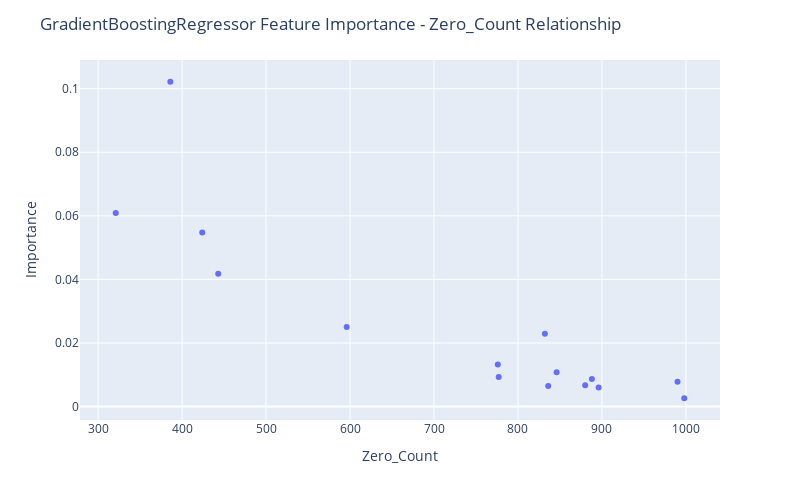

Notebook code cell kept with this figure:
### Code cell
fig = px.scatter(df_merged[~df_merged["Feature Name"].str.contains("Output")], x="Zero_Count", y="Importance",
                hover_data=["Feature Name"])

fig.update_layout(
    autosize=False,
    width=800,
    height=500,
    title_text=f"GradientBoostingRegressor Feature Importance - Zero_Count Relationship",
)

fig.show()

### Figure 1 — Plotly figure (JSON) as saved in the notebook; plotly's stock layout.template omitted (floating-point values rounded to 4 significant figures)
{"data": [{"customdata": [["Input 14"], ["Input 12"], ["Input 11"], ["Input 08"], ["Input 10"], ["Input 09"], ["Input 02"], ["Input 05"], ["Input 01"], ["Input 04"], ["Input 15"], ["Input 13"], ["Input 06"], ["Input 07"], ["Input 03"]], "hovertemplate": "Zero_Count=%{x}<br>Importance=%{y}<br>Feature Name=%{customdata[0]}<extra></extra>", "legendgroup": "", "marker": {"color": "#636efa", "symbol": "circle"}, "mode": "markers", "name": "", "orientation": "v", "showlegend": false, "type": "scatter", "x": [386, 321, 424, 443, 596, 832, 776, 846, 777, 888, 990, 880, 836, 896, 998], "xaxis": "x", "y": [0.1022, 0.0609, 0.05474, 0.04181, 0.02502, 0.02293, 0.0132, 0.0108, 0.009291, 0.008638, 0.007803, 0.006719, 0.006497, 0.006016, 0.002619], "yaxis": "y"}], "layout": {"autosize": false, "height": 500, "legend": {"tracegroupgap": 0}, "margin": {"t": 60}, "title": {"text": "GradientBoostingRegressor Feature Importance - Zero_Count Relationship"}, "width": 800, "xaxis": {"anchor": "y", "autorange": true, "domain": [0, 1], "range": [278.4, 1041.0], "title": {"text": "Zero_Count"}, "type": "linear"}, "yaxis": {"anchor": "x", "autorange": true, "domain": [0, 1], "range": [-0.004222, 0.109], "title": {"text": "Importance"}, "type": "linear"}}}
